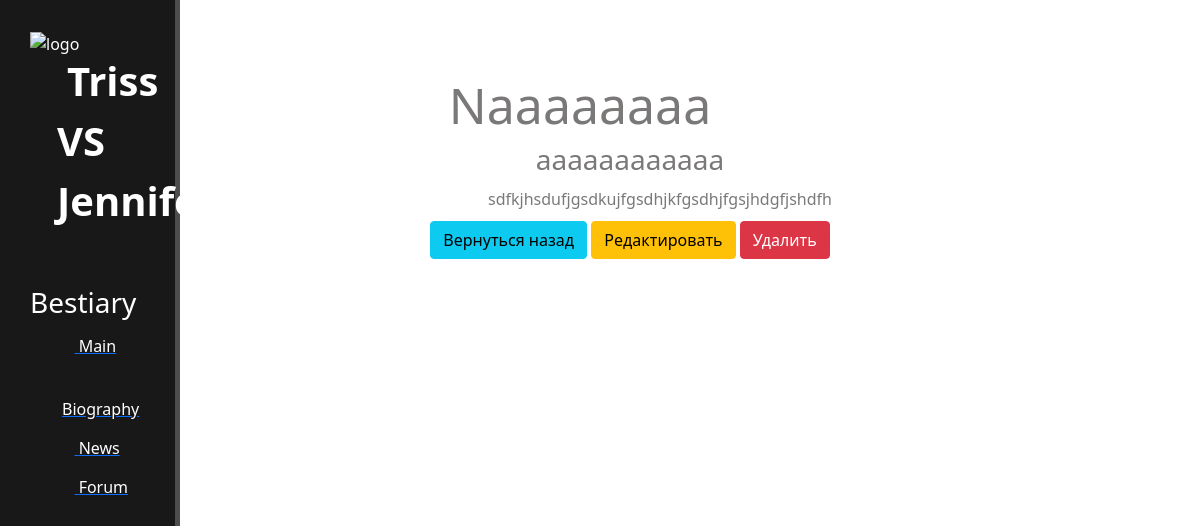
Screenshot of /news/14 with the database file from the repository.
### news/models.py (models this page shows, shortened)
class News_base(models.Model):
    title = models.CharField('Название', max_length=50, default='No_name')
    anons = models.CharField('Анонс', max_length=250)
    full_text = models.TextField('Статья')
    date = models.DateTimeField('Дата публикации')
    class Meta:
        verbose_name = 'Новость'
        verbose_name_plural = 'Новости'

### news/views.py (the view)
# urls.py: path('<int:pk>', views.NewsDetailView.as_view(), name='reed_once_news'),
class NewsDetailView(DetailView):
    model = News_base
    template_name = 'news/once_news.html'
    context_object_name = 'news_get'

### news/templates/news/once_news.html (shortened to what this page needs)
{% extends 'main_page/layout.html' %}
{% block body %}
    <div class="features">
        <h1> {{ news_get.title}} </h1>
        <h3> {{ news_get.anons}} </h3>
        <p> {{ news_get.full_text}} </p>
        <a href="{% url 'all_news' %}"><button class="btn btn-info">Вернуться назад</button></a>
        <a href="{% url 'news_update' news_get.id %}"><button class="btn btn-warning">Редактировать</button></a>
        <a href="{% url 'news_delete' news_get.id %}"><button class="btn btn-danger">Удалить</button></a>
    </div>
{% endblock %}

### main_page/static/main_page/css/main_page.css (style rules this page uses)
body { background-image: url(../img/main.jpg); background-size: 1920px; }
main .features { float: left; color: #7b7878; margin-top: 75px; text-align: center; width: 75%; }
main .features h1 { font-size: 50px; margin-left: -100px }
main .features p { max-width: 1600px; margin: 10px; position: relative; left: 30px; }

### rows the page displays
News_base: title "Naaaaaaaa", anons "aaaaaaaaaaaa", full_text "sdfkjhsdufjgsdkujfgsdhjkfgsdhjfgsjhdgfjshdfh"
